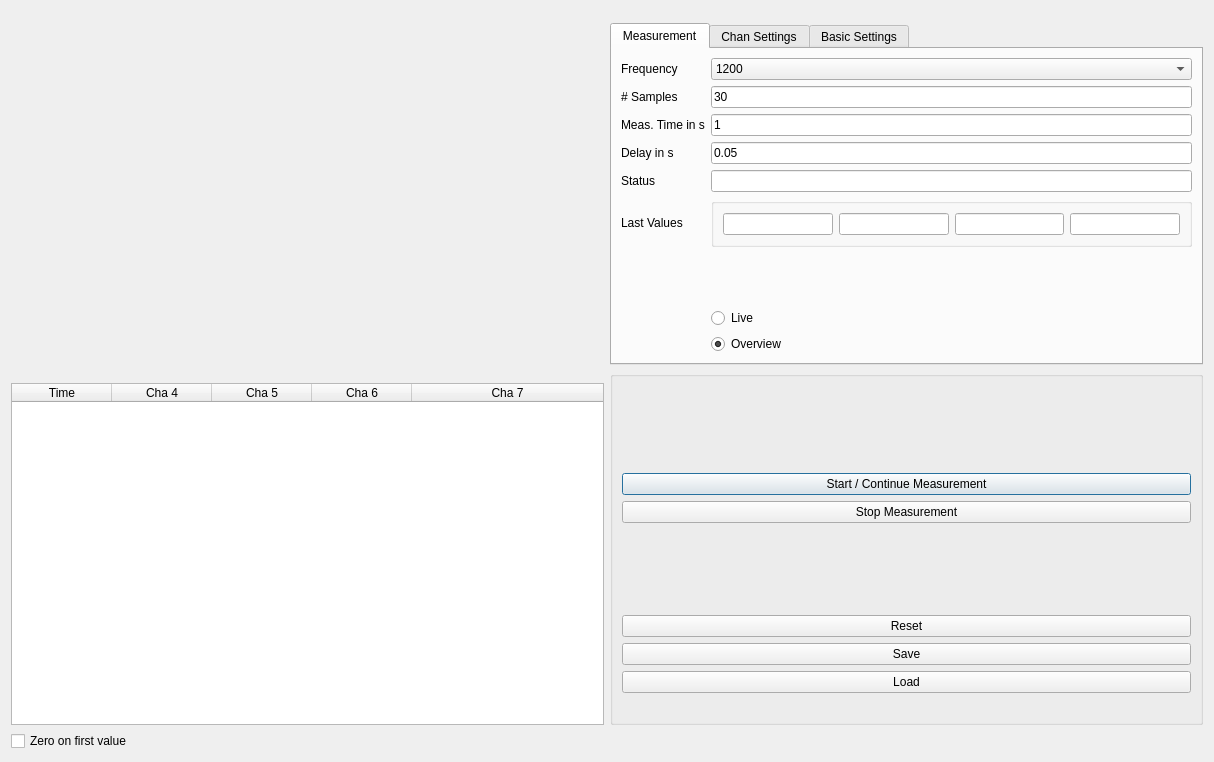
<?xml version="1.0" encoding="UTF-8"?>
<ui version="4.0">
 <class>Dialog</class>
 <widget class="QDialog" name="Dialog">
  <property name="geometry">
   <rect>
    <x>0</x>
    <y>0</y>
    <width>1214</width>
    <height>762</height>
   </rect>
  </property>
  <property name="windowTitle">
   <string>Dialog</string>
  </property>
  <layout class="QGridLayout" name="gridLayout_2">
   <item row="3" column="1" rowspan="3">
    <widget class="QGroupBox" name="groupBox_2">
     <property name="title">
      <string/>
     </property>
     <layout class="QVBoxLayout" name="verticalLayout">
      <item>
       <spacer name="verticalSpacer">
        <property name="orientation">
         <enum>Qt::Vertical</enum>
        </property>
        <property name="sizeHint" stdset="0">
         <size>
          <width>20</width>
          <height>40</height>
         </size>
        </property>
       </spacer>
      </item>
      <item>
       <widget class="QPushButton" name="pbMeasStart">
        <property name="text">
         <string>Start / Continue Measurement</string>
        </property>
       </widget>
      </item>
      <item>
       <widget class="QPushButton" name="pbMeasStop">
        <property name="text">
         <string>Stop Measurement</string>
        </property>
       </widget>
      </item>
      <item>
       <spacer name="verticalSpacer_4">
        <property name="orientation">
         <enum>Qt::Vertical</enum>
        </property>
        <property name="sizeHint" stdset="0">
         <size>
          <width>20</width>
          <height>40</height>
         </size>
        </property>
       </spacer>
      </item>
      <item>
       <widget class="QPushButton" name="pbReset">
        <property name="text">
         <string>Reset</string>
        </property>
       </widget>
      </item>
      <item>
       <widget class="QPushButton" name="pbSave">
        <property name="text">
         <string>Save</string>
        </property>
       </widget>
      </item>
      <item>
       <widget class="QPushButton" name="pbLoad">
        <property name="text">
         <string>Load</string>
        </property>
       </widget>
      </item>
      <item>
       <spacer name="horizontalSpacer">
        <property name="orientation">
         <enum>Qt::Horizontal</enum>
        </property>
        <property name="sizeHint" stdset="0">
         <size>
          <width>40</width>
          <height>20</height>
         </size>
        </property>
       </spacer>
      </item>
     </layout>
    </widget>
   </item>
   <item row="5" column="0">
    <widget class="QTableWidget" name="tbMeas">
     <property name="alternatingRowColors">
      <bool>true</bool>
     </property>
     <property name="columnCount">
      <number>5</number>
     </property>
     <attribute name="horizontalHeaderStretchLastSection">
      <bool>true</bool>
     </attribute>
     <column>
      <property name="text">
       <string>Time</string>
      </property>
     </column>
     <column>
      <property name="text">
       <string>Cha 4</string>
      </property>
     </column>
     <column>
      <property name="text">
       <string>Cha 5</string>
      </property>
     </column>
     <column>
      <property name="text">
       <string>Cha 6</string>
      </property>
     </column>
     <column>
      <property name="text">
       <string>Cha 7</string>
      </property>
     </column>
    </widget>
   </item>
   <item row="0" column="0" rowspan="4">
    <widget class="Itom1DQwtPlot" name="plot"/>
   </item>
   <item row="6" column="0">
    <widget class="QCheckBox" name="cbZero">
     <property name="text">
      <string>Zero on first value</string>
     </property>
    </widget>
   </item>
   <item row="2" column="1">
    <widget class="QTabWidget" name="tabHbm">
     <property name="currentIndex">
      <number>0</number>
     </property>
     <widget class="QWidget" name="meas">
      <attribute name="title">
       <string>Measurement</string>
      </attribute>
      <layout class="QGridLayout" name="gridLayout_3">
       <item row="9" column="2">
        <spacer name="verticalSpacer_5">
         <property name="orientation">
          <enum>Qt::Vertical</enum>
         </property>
         <property name="sizeHint" stdset="0">
          <size>
           <width>20</width>
           <height>40</height>
          </size>
         </property>
        </spacer>
       </item>
       <item row="0" column="0">
        <widget class="QLabel" name="label_3">
         <property name="text">
          <string>Frequency</string>
         </property>
        </widget>
       </item>
       <item row="0" column="2">
        <widget class="QComboBox" name="cbFrequency">
         <property name="currentText">
          <string>1200</string>
         </property>
         <property name="currentIndex">
          <number>15</number>
         </property>
         <item>
          <property name="text">
           <string>1.0</string>
          </property>
         </item>
         <item>
          <property name="text">
           <string>2.0</string>
          </property>
         </item>
         <item>
          <property name="text">
           <string>5.0</string>
          </property>
         </item>
         <item>
          <property name="text">
           <string>10.0</string>
          </property>
         </item>
         <item>
          <property name="text">
           <string>25.0</string>
          </property>
         </item>
         <item>
          <property name="text">
           <string>50.0</string>
          </property>
         </item>
         <item>
          <property name="text">
           <string>60.0</string>
          </property>
         </item>
         <item>
          <property name="text">
           <string>75.0</string>
          </property>
         </item>
         <item>
          <property name="text">
           <string>100</string>
          </property>
         </item>
         <item>
          <property name="text">
           <string>150</string>
          </property>
         </item>
         <item>
          <property name="text">
           <string>200</string>
          </property>
         </item>
         <item>
          <property name="text">
           <string>300</string>
          </property>
         </item>
         <item>
          <property name="text">
           <string>400</string>
          </property>
         </item>
         <item>
          <property name="text">
           <string>600</string>
          </property>
         </item>
         <item>
          <property name="text">
           <string>800</string>
          </property>
         </item>
         <item>
          <property name="text">
           <string>1200</string>
          </property>
         </item>
         <item>
          <property name="text">
           <string>1600</string>
          </property>
         </item>
         <item>
          <property name="text">
           <string>2400</string>
          </property>
         </item>
         <item>
          <property name="text">
           <string>3200</string>
          </property>
         </item>
         <item>
          <property name="text">
           <string>4800</string>
          </property>
         </item>
         <item>
          <property name="text">
           <string>9600</string>
          </property>
         </item>
        </widget>
       </item>
       <item row="4" column="0">
        <widget class="QLabel" name="label_6">
         <property name="text">
          <string>Status</string>
         </property>
        </widget>
       </item>
       <item row="2" column="0">
        <widget class="QLabel" name="label_2">
         <property name="text">
          <string>Meas. Time in s</string>
         </property>
        </widget>
       </item>
       <item row="2" column="2">
        <widget class="QLineEdit" name="leMeasTime">
         <property name="text">
          <string>1</string>
         </property>
         <property name="readOnly">
          <bool>true</bool>
         </property>
        </widget>
       </item>
       <item row="4" column="2">
        <widget class="QLineEdit" name="leStatus">
         <property name="readOnly">
          <bool>true</bool>
         </property>
        </widget>
       </item>
       <item row="1" column="0">
        <widget class="QLabel" name="label">
         <property name="text">
          <string># Samples</string>
         </property>
        </widget>
       </item>
       <item row="1" column="2">
        <widget class="QLineEdit" name="leSamples">
         <property name="text">
          <string>30</string>
         </property>
        </widget>
       </item>
       <item row="6" column="0">
        <widget class="QLabel" name="label_10">
         <property name="text">
          <string>Last Values</string>
         </property>
        </widget>
       </item>
       <item row="10" column="2">
        <widget class="QRadioButton" name="rbLive">
         <property name="text">
          <string>Live</string>
         </property>
         <property name="checked">
          <bool>false</bool>
         </property>
        </widget>
       </item>
       <item row="11" column="2">
        <widget class="QRadioButton" name="rbOverview">
         <property name="text">
          <string>Overview</string>
         </property>
         <property name="checked">
          <bool>true</bool>
         </property>
        </widget>
       </item>
       <item row="6" column="2">
        <widget class="QGroupBox" name="groupBox">
         <property name="title">
          <string/>
         </property>
         <layout class="QHBoxLayout" name="horizontalLayout">
          <item>
           <widget class="QLineEdit" name="leLastValue4"/>
          </item>
          <item>
           <widget class="QLineEdit" name="leLastValue5"/>
          </item>
          <item>
           <widget class="QLineEdit" name="leLastValue6"/>
          </item>
          <item>
           <widget class="QLineEdit" name="leLastValue7"/>
          </item>
         </layout>
        </widget>
       </item>
       <item row="3" column="0">
        <widget class="QLabel" name="label_15">
         <property name="text">
          <string>Delay in s</string>
         </property>
        </widget>
       </item>
       <item row="3" column="2">
        <widget class="QLineEdit" name="leDelay">
         <property name="text">
          <string>0.05</string>
         </property>
        </widget>
       </item>
      </layout>
     </widget>
     <widget class="QWidget" name="tab">
      <attribute name="title">
       <string>Chan Settings</string>
      </attribute>
      <layout class="QGridLayout" name="gridLayout">
       <item row="1" column="3">
        <widget class="QComboBox" name="cbBridge4">
         <item>
          <property name="text">
           <string>Full</string>
          </property>
         </item>
         <item>
          <property name="text">
           <string>Half</string>
          </property>
         </item>
         <item>
          <property name="text">
           <string>Quarter</string>
          </property>
         </item>
        </widget>
       </item>
       <item row="1" column="0">
        <widget class="QCheckBox" name="cbChan4">
         <property name="text">
          <string>4</string>
         </property>
         <property name="checked">
          <bool>true</bool>
         </property>
        </widget>
       </item>
       <item row="1" column="1" colspan="2">
        <widget class="QComboBox" name="cbMeasType4">
         <item>
          <property name="text">
           <string>Strain Gage</string>
          </property>
         </item>
         <item>
          <property name="text">
           <string>LVDT</string>
          </property>
         </item>
        </widget>
       </item>
       <item row="1" column="4">
        <widget class="QComboBox" name="cbRange4">
         <property name="currentText">
          <string>3 mV/V</string>
         </property>
         <item>
          <property name="text">
           <string>3 mV/V</string>
          </property>
         </item>
         <item>
          <property name="text">
           <string>12 mV/V</string>
          </property>
         </item>
         <item>
          <property name="text">
           <string>125 mV/V</string>
          </property>
         </item>
         <item>
          <property name="text">
           <string>500 mV/V</string>
          </property>
         </item>
        </widget>
       </item>
       <item row="5" column="1">
        <spacer name="verticalSpacer_2">
         <property name="orientation">
          <enum>Qt::Vertical</enum>
         </property>
         <property name="sizeHint" stdset="0">
          <size>
           <width>20</width>
           <height>40</height>
          </size>
         </property>
        </spacer>
       </item>
       <item row="4" column="3">
        <widget class="QComboBox" name="cbBridge7">
         <item>
          <property name="text">
           <string>Full</string>
          </property>
         </item>
         <item>
          <property name="text">
           <string>Half</string>
          </property>
         </item>
         <item>
          <property name="text">
           <string>Quarter</string>
          </property>
         </item>
        </widget>
       </item>
       <item row="4" column="4">
        <widget class="QComboBox" name="cbRange7">
         <item>
          <property name="text">
           <string>3 mV/V</string>
          </property>
         </item>
         <item>
          <property name="text">
           <string>12 mV/V</string>
          </property>
         </item>
         <item>
          <property name="text">
           <string>125 mV/V</string>
          </property>
         </item>
         <item>
          <property name="text">
           <string>500 mV/V</string>
          </property>
         </item>
        </widget>
       </item>
       <item row="2" column="0">
        <widget class="QCheckBox" name="cbChan5">
         <property name="text">
          <string>5</string>
         </property>
         <property name="checked">
          <bool>true</bool>
         </property>
        </widget>
       </item>
       <item row="4" column="1" colspan="2">
        <widget class="QComboBox" name="cbMeasType7">
         <item>
          <property name="text">
           <string>Strain Gage</string>
          </property>
         </item>
         <item>
          <property name="text">
           <string>LVDT</string>
          </property>
         </item>
        </widget>
       </item>
       <item row="2" column="4">
        <widget class="QComboBox" name="cbRange5">
         <item>
          <property name="text">
           <string>3 mV/V</string>
          </property>
         </item>
         <item>
          <property name="text">
           <string>12 mV/V</string>
          </property>
         </item>
         <item>
          <property name="text">
           <string>125 mV/V</string>
          </property>
         </item>
         <item>
          <property name="text">
           <string>500 mV/V</string>
          </property>
         </item>
        </widget>
       </item>
       <item row="3" column="0">
        <widget class="QCheckBox" name="cbChan6">
         <property name="text">
          <string>6</string>
         </property>
        </widget>
       </item>
       <item row="2" column="3">
        <widget class="QComboBox" name="cbBridge5">
         <item>
          <property name="text">
           <string>Full</string>
          </property>
         </item>
         <item>
          <property name="text">
           <string>Half</string>
          </property>
         </item>
         <item>
          <property name="text">
           <string>Quarter</string>
          </property>
         </item>
        </widget>
       </item>
       <item row="2" column="1" colspan="2">
        <widget class="QComboBox" name="cbMeasType5">
         <item>
          <property name="text">
           <string>Strain Gage</string>
          </property>
         </item>
         <item>
          <property name="text">
           <string>LVDT</string>
          </property>
         </item>
        </widget>
       </item>
       <item row="3" column="4">
        <widget class="QComboBox" name="cbRange6">
         <item>
          <property name="text">
           <string>3 mV/V</string>
          </property>
         </item>
         <item>
          <property name="text">
           <string>12 mV/V</string>
          </property>
         </item>
         <item>
          <property name="text">
           <string>125 mV/V</string>
          </property>
         </item>
         <item>
          <property name="text">
           <string>500 mV/V</string>
          </property>
         </item>
        </widget>
       </item>
       <item row="4" column="0">
        <widget class="QCheckBox" name="cbChan7">
         <property name="text">
          <string>7</string>
         </property>
        </widget>
       </item>
       <item row="0" column="2">
        <widget class="QLabel" name="label_11">
         <property name="text">
          <string>Meas. Type</string>
         </property>
        </widget>
       </item>
       <item row="0" column="0" colspan="2">
        <widget class="QLabel" name="label_12">
         <property name="text">
          <string>Channel</string>
         </property>
        </widget>
       </item>
       <item row="0" column="4">
        <widget class="QLabel" name="label_14">
         <property name="text">
          <string>Range</string>
         </property>
        </widget>
       </item>
       <item row="3" column="1" colspan="2">
        <widget class="QComboBox" name="cbMeasType6">
         <item>
          <property name="text">
           <string>Strain Gage</string>
          </property>
         </item>
         <item>
          <property name="text">
           <string>LVDT</string>
          </property>
         </item>
        </widget>
       </item>
       <item row="0" column="3">
        <widget class="QLabel" name="label_13">
         <property name="text">
          <string>Bridge Config.</string>
         </property>
        </widget>
       </item>
       <item row="3" column="3">
        <widget class="QComboBox" name="cbBridge6">
         <item>
          <property name="text">
           <string>Full</string>
          </property>
         </item>
         <item>
          <property name="text">
           <string>Half</string>
          </property>
         </item>
         <item>
          <property name="text">
           <string>Quarter</string>
          </property>
         </item>
        </widget>
       </item>
       <item row="1" column="5">
        <widget class="QDoubleSpinBox" name="dsbScale4">
         <property name="buttonSymbols">
          <enum>QAbstractSpinBox::NoButtons</enum>
         </property>
         <property name="decimals">
          <number>3</number>
         </property>
         <property name="minimum">
          <double>-999999.000000000000000</double>
         </property>
         <property name="maximum">
          <double>9999999.000000000000000</double>
         </property>
         <property name="value">
          <double>1.000000000000000</double>
         </property>
        </widget>
       </item>
       <item row="2" column="5">
        <widget class="QDoubleSpinBox" name="dsbScale5">
         <property name="buttonSymbols">
          <enum>QAbstractSpinBox::NoButtons</enum>
         </property>
         <property name="decimals">
          <number>3</number>
         </property>
         <property name="minimum">
          <double>-999999.000000000000000</double>
         </property>
         <property name="maximum">
          <double>9999999.000000000000000</double>
         </property>
         <property name="value">
          <double>1.000000000000000</double>
         </property>
        </widget>
       </item>
       <item row="3" column="5">
        <widget class="QDoubleSpinBox" name="dsbScale6">
         <property name="buttonSymbols">
          <enum>QAbstractSpinBox::NoButtons</enum>
         </property>
         <property name="decimals">
          <number>3</number>
         </property>
         <property name="minimum">
          <double>-999999.000000000000000</double>
         </property>
         <property name="maximum">
          <double>9999999.000000000000000</double>
         </property>
         <property name="value">
          <double>1.000000000000000</double>
         </property>
        </widget>
       </item>
       <item row="4" column="5">
        <widget class="QDoubleSpinBox" name="dsbScale7">
         <property name="buttonSymbols">
          <enum>QAbstractSpinBox::NoButtons</enum>
         </property>
         <property name="decimals">
          <number>3</number>
         </property>
         <property name="minimum">
          <double>-999999.000000000000000</double>
         </property>
         <property name="maximum">
          <double>9999999.000000000000000</double>
         </property>
         <property name="value">
          <double>1.000000000000000</double>
         </property>
        </widget>
       </item>
       <item row="0" column="5">
        <widget class="QLabel" name="label_4">
         <property name="text">
          <string>Scale</string>
         </property>
        </widget>
       </item>
      </layout>
     </widget>
     <widget class="QWidget" name="basic">
      <attribute name="title">
       <string>Basic Settings</string>
      </attribute>
      <layout class="QGridLayout" name="gridLayout_4">
       <item row="0" column="0">
        <widget class="QLabel" name="label_5">
         <property name="text">
          <string>Ser. Port</string>
         </property>
        </widget>
       </item>
       <item row="0" column="1">
        <widget class="QLineEdit" name="lePort">
         <property name="text">
          <string>3</string>
         </property>
        </widget>
       </item>
       <item row="1" column="1">
        <widget class="QPushButton" name="pbReInit">
         <property name="text">
          <string>Re-Initialize</string>
         </property>
        </widget>
       </item>
       <item row="2" column="1">
        <spacer name="verticalSpacer_3">
         <property name="orientation">
          <enum>Qt::Vertical</enum>
         </property>
         <property name="sizeHint" stdset="0">
          <size>
           <width>20</width>
           <height>40</height>
          </size>
         </property>
        </spacer>
       </item>
      </layout>
     </widget>
    </widget>
   </item>
  </layout>
 </widget>
 <customwidgets>
  <customwidget>
   <class>Itom1DQwtPlot</class>
   <extends>QMainWindow</extends>
   <header>itom1DQwtPlot.h</header>
  </customwidget>
 </customwidgets>
 <resources/>
 <connections/>
</ui>
